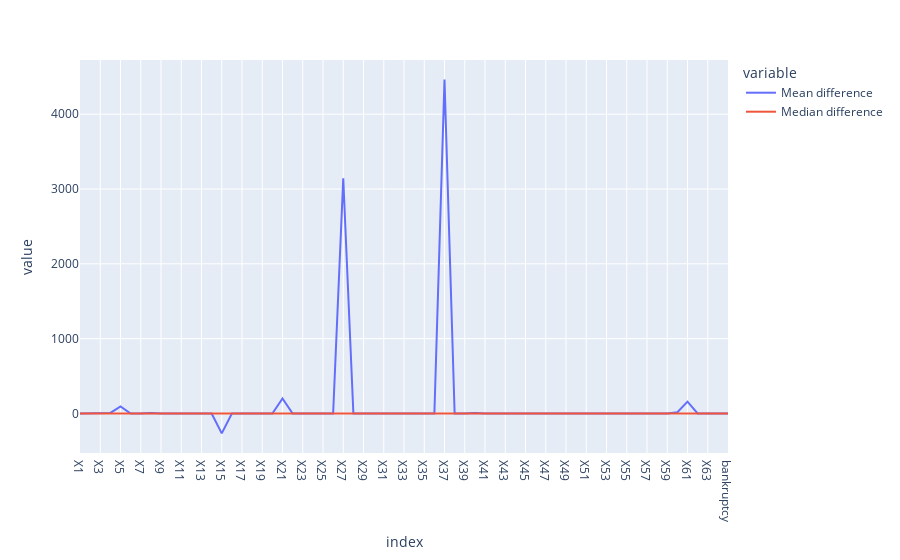

Here is the notebook cell this chart was saved with:
### Markdown cell above
Now let's have a look at how our changes have affected the data repartition

### Code cell
df = pd.DataFrame()
df["Mean difference"] = rawdata.mean()-treatedData.mean()
df["Median difference"] = rawdata.median()-treatedData.median()
df["Max initial data"] = rawdata.max()
df["Max treated data"] = treatedData.max()
df["Mean rate of change"] = (rawdata.mean()-treatedData.mean())/rawdata.mean()
df["Median rate of change"] = (rawdata.median()-treatedData.median())/rawdata.median()

pex.line(df,y=["Mean difference", "Median difference"])

### Figure 1 — Plotly figure (JSON) as saved in the notebook; plotly's stock layout.template omitted (floating-point values rounded to 4 significant figures)
{"data": [{"hovertemplate": "variable=Mean difference<br>index=%{x}<br>value=%{y}<extra></extra>", "legendgroup": "Mean difference", "line": {"color": "#636efa", "dash": "solid"}, "mode": "lines", "name": "Mean difference", "orientation": "v", "showlegend": true, "type": "scatter", "x": ["X1", "X2", "X3", "X4", "X5", "X6", "X7", "X8", "X9", "X10", "X11", "X12", "X13", "X14", "X15", "X16", "X17", "X18", "X19", "X20", "X21", "X22", "X23", "X24", "X25", "X26", "X27", "X28", "X29", "X30", "X31", "X32", "X33", "X34", "X35", "X36", "X37", "X38", "X39", "X40", "X41", "X42", "X43", "X44", "X45", "X46", "X47", "X48", "X49", "X50", "X51", "X52", "X53", "X54", "X55", "X56", "X57", "X58", "X59", "X60", "X61", "X62", "X63", "X64", "bankruptcy"], "xaxis": "x", "y": [-0.0001221, 6.458e-05, -0.0002599, 7.622, 94.12, 0.0002662, 9.553e-05, 6.994, 0.001109, 0.0005018, 0.001503, 1.753, 0, 9.553e-05, -265.8, -0.2349, -0.1312, 9.553e-05, 0, 0, 199.3, 6.107e-05, 0, -0.001297, 0.0003809, 0.2703, 3143.0, -0.00308, -0.001153, 0, 0, -5.144, 2.754, -2.668, 0.0002084, 0.007211, 4461.0, 0.0004891, 0, 5.074, -0.02135, 0, 0, 0, -3.843, -1.898, -0.141, 1.991e-05, 0, 0.1028, -0.0003863, 0.001525, 1.465, 0.4916, 0, 0, -5.14e-07, 0, 3.432e-05, 16.22, 157.7, 0, -2.052, -0.7849, 0], "yaxis": "y"}, {"hovertemplate": "variable=Median difference<br>index=%{x}<br>value=%{y}<extra></extra>", "legendgroup": "Median difference", "line": {"color": "#EF553B", "dash": "solid"}, "mode": "lines", "name": "Median difference", "orientation": "v", "showlegend": true, "type": "scatter", "x": ["X1", "X2", "X3", "X4", "X5", "X6", "X7", "X8", "X9", "X10", "X11", "X12", "X13", "X14", "X15", "X16", "X17", "X18", "X19", "X20", "X21", "X22", "X23", "X24", "X25", "X26", "X27", "X28", "X29", "X30", "X31", "X32", "X33", "X34", "X35", "X36", "X37", "X38", "X39", "X40", "X41", "X42", "X43", "X44", "X45", "X46", "X47", "X48", "X49", "X50", "X51", "X52", "X53", "X54", "X55", "X56", "X57", "X58", "X59", "X60", "X61", "X62", "X63", "X64", "bankruptcy"], "xaxis": "x", "y": [-1e-06, 6e-05, -7.5e-05, 0.0011, 0.0768, 0, 5.781e-11, 0.0022, 0.00025, -3.5e-05, 0.000575, 0.00124, 0, 5.802e-11, -0.2, 0.000355, -0.002, 5.766e-11, 0, 0, 0.004, -9.65e-05, 0, -0.00203, 4e-05, -5e-06, -0.02705, -0.0034, -0.0001, 0, 0, -0.001, 0.0093, -0.00985, 6.5e-06, -0.00025, -0.5894, -9.5e-05, 0, 0.00053, -0.001316, 0, 0, 0, 0.00593, -0.002115, -0.167, -2e-06, 0, -0.0014, -1e-05, -0.00031, -0.0006, 0.0055, 0, 0, -7.5e-05, 0, -1.35e-05, -0.1555, 0.0065, 0, -0.017, -0.0045, 0], "yaxis": "y"}], "layout": {"legend": {"title": {"text": "variable"}, "tracegroupgap": 0}, "margin": {"t": 60}, "xaxis": {"anchor": "y", "domain": [0, 1], "title": {"text": "index"}}, "yaxis": {"anchor": "x", "domain": [0, 1], "title": {"text": "value"}}}}
